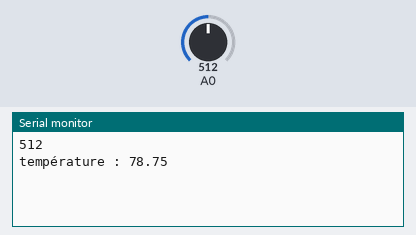
Recording of a sketch running on a simulated Arduino Uno, built with avr-gcc and run on an emulated ATmega328P. Parts: the last lines printed to the serial monitor. Inputs (shaded band) come from the test bench; at power-on: A0 = 512.

Above: at 1.2 s.
1.3 s: A0 set to 716
At 2.6 s:
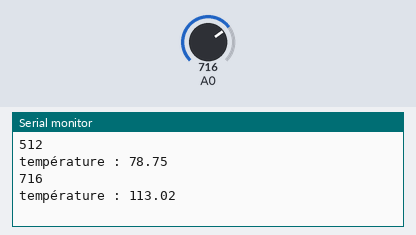
2.8 s: A0 set to 900
At 4.7 s:
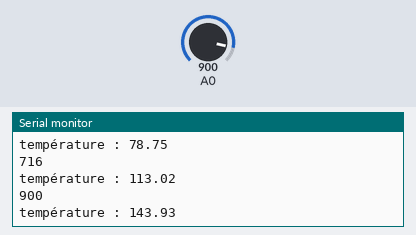
Timing chart, 0 to 6.2 s (numbered marks = the images above; inputs shaded):
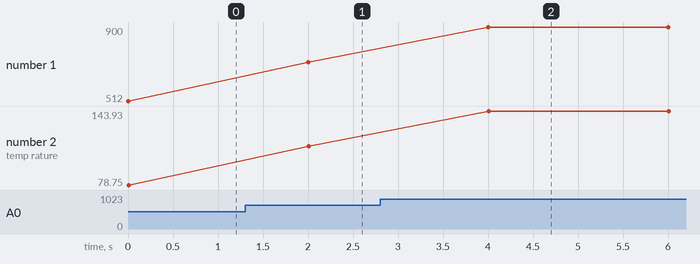

Measured:
- after the input at 1.3 s, the serial monitor: prints a new line after 0.70 s (image 1)
- after the input at 2.8 s, the serial monitor: prints a new line after 1.2 s (image 2)
- plotted number 1: 512 → 716 after the input at 1.3 s, 716 → 900 after the input at 2.8 s
- plotted number 2: 78.75 → 113.02 after the input at 1.3 s, 113.02 → 143.93 after the input at 2.8 s

The sketch:

programme_arduino_capteur_de_temp_rature.ino
```cpp
void setup() {
  // put your setup code here, to run once:
Serial.begin(9600);
}

void loop() {
  // put your main code here, to run repeatedly:
Serial.println(analogRead(A0));
Serial.print("température : ");
Serial.println((analogRead(A0)*0.168)-7.27);
delay(2000);
}
```
